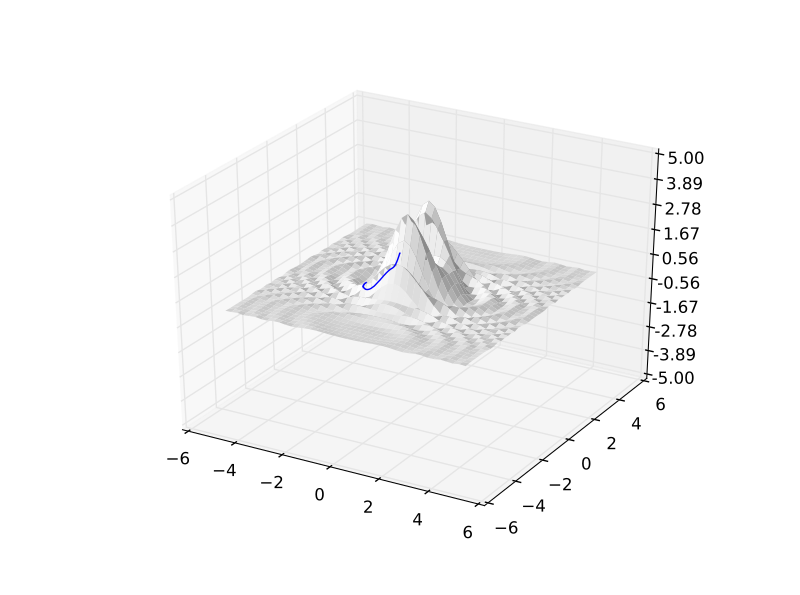

Reproduce this figure in Python.
import math
import random
import matplotlib

from mpl_toolkits.mplot3d import axes3d
from matplotlib import cm
from matplotlib.ticker import LinearLocator, FormatStrFormatter
import matplotlib.pyplot as plt
import numpy as np


def function_to_optimize(x,y):
    #compute the result of the function
    r = math.sqrt(x**2 + y**2)
    z = round(math.sin(x**2 + 3*y**2) / (0.1 + r**2) + (x**2+5*y**2)*math.exp(1-r**2)/2,5)
    return z


def getneighbors(x,y,step_size,xmin,xmax,ymin,ymax):
    #function to get all neighbors inside the range
    neighbors = []
    if(x+step_size < xmax):
	    neighbors.append([x+step_size,y])
    if(x-step_size > xmin):
	    neighbors.append([x-step_size,y])
    if(x+step_size < xmax and y+step_size < ymax):
	    neighbors.append([x+step_size,y+step_size])
    if(x-step_size > xmin and y-step_size > ymin):
	    neighbors.append([x-step_size,y-step_size])
    if(y+step_size < ymax):
	    neighbors.append([x,y+step_size])
    if(y-step_size > ymin):
	    neighbors.append([x,y-step_size])
    if(x+step_size < xmax and y-step_size > ymin):
	    neighbors.append([x+step_size,y-step_size])
    if(x-step_size > xmin and y+step_size < ymax):
	    neighbors.append([x-step_size,y+step_size])
    return neighbors


def hill_climb(function, step_size, xmin=-2.5, xmax=2.5, ymin =-2.5, ymax = 2.5):
    xpath=[]
    ypath=[]
    zpath=[]

    x=round(random.uniform(xmin,xmax),5)
    y=round(random.uniform(ymin,ymax),5)
    z = function_to_optimize(x,y)

    #get path for x, y and z
    xpath.append(x)
    ypath.append(y)
    zpath.append(z)
    findmin=False

    #loop while min is not found
    while (findmin is False):
        myneighbor = getneighbors(x,y,step_size,xmin,xmax,ymin,ymax)
        findmin=True
        for i in myneighbor:
            value = function_to_optimize(i[0],i[1])
            #if the result of neighbor is less than z, replace it
            if (value < z):
                x = round(i[0],5)
                y = round(i[1],5)
                z = value

                #add it to the path
                xpath.append(x)
                ypath.append(y)
                zpath.append(z)
                findmin = False

        #break when we found the min
        if findmin is True:
            #return the path
            return xpath,ypath,zpath

def hill_climb_random_restart(function, step_size, num_restarts, xmin, xmax, ymin, ymax):
    #set a default path
    minxpath,minypath,minzpath = hill_climb(function_to_optimize,step_size,xmin,xmax,ymin,ymax)
    num=0

    while (num < num_restarts):
        xpath,ypath,zpath = hill_climb(function_to_optimize,step_size,xmin,xmax,ymin,ymax)
        num +=1

         #if the result of neighbor is less than minimum z, replace it
        if zpath[-1] < minzpath[-1]:
            minxpath=xpath
            minypath=ypath
            minzpath=zpath

    print("Hill Climbing Random Restart:")
    print("The coordinate of min is:")
    print("X = ",minxpath[-1])
    print("Y = ",minypath[-1])
    print("Z = ",minzpath[-1])
    print()
    return minxpath,minypath,minzpath


def simulated_annealing(function, step_size, max_temp, xmin, xmax, ymin, ymax):
    xpath=[]
    ypath=[]
    zpath=[]

    x = round(random.uniform(xmin,xmax),5)
    y = round(random.uniform(ymin,ymax),5)
    z = function_to_optimize(x,y)

    xpath.append(x)
    ypath.append(y)
    zpath.append(z)

    T = max_temp

    #set the minimum temperature
    min_temp=0.00001
    while (T > min_temp):
        myneighbor = getneighbors(x,y,step_size,xmin,xmax,ymin,ymax)
        for i in myneighbor:
            value = function_to_optimize(i[0],i[1])
            delta = value - z

            #if delta less than 0, replace the value and coordinate of z
            if delta < 0:
                x = round(i[0],5)
                y = round(i[1],5)
                z = value

                xpath.append(x)
                ypath.append(y)
                zpath.append(z)

            else:
                #Compute the probability to move when delta is not less than 0 and determine if it moves or not
                p = math.exp(-delta/T)
                if p >= random.random():
                     x = round(i[0],5)
                     y = round(i[1],5)
                     z = value

                     xpath.append(x)
                     ypath.append(y)
                     zpath.append(z)
        T = T * 0.99

    print("Simulated Annealing:")
    print("The coordinate of min is:")
    print("X = ",x)
    print("Y = ",y)
    print("Z = ",z)
    print()
    return xpath,ypath,zpath

def graph(xpath,ypath,zpath):
    #plot the graph
    fig = plt.figure()
    ax = fig.gca(projection='3d')
    X = np.arange(-5, 5, 0.25)
    Y = np.arange(-5, 5, 0.25)

    X, Y = np.meshgrid(X, Y)
    R = np.sqrt(X**2 + Y**2)
    Z = (np.sin(X**2 + 3*Y**2) / (0.1 + R**2) + (X**2+5*Y**2)*np.exp(1-R**2)/2)

    surf = ax.plot_surface(X, Y, Z, rstride=1, cstride=1, color='white',
                       linewidth=0, antialiased=False)

    ax.set_zlim(-5,5)
    ax.zaxis.set_major_locator(LinearLocator(10))
    ax.zaxis.set_major_formatter(FormatStrFormatter('%.02f'))

    ax.plot(xpath,ypath,zpath)
    plt.show()
    return ax

def main():
    #get path for each function and plot the graph
    xpath,ypath,zpath=hill_climb(function_to_optimize,0.01,-2.5,2.5,-2.5,2.5)
    print("Hill Climbing:")
    print("The coordinate of min is:")
    print("X = ",xpath[-1])
    print("Y = ",ypath[-1])
    print("Z = ",zpath[-1])
    print()
    graph(xpath,ypath,zpath)
    xpath,ypath,zpath=hill_climb_random_restart(function_to_optimize,0.01,3,-2.5,2.5,-2.5,2.5)
    graph(xpath,ypath,zpath)
    xpath,ypath,zpath=simulated_annealing(function_to_optimize,0.01,100,-2.5,2.5,-2.5,2.5)
    graph(xpath,ypath,zpath)

main()
